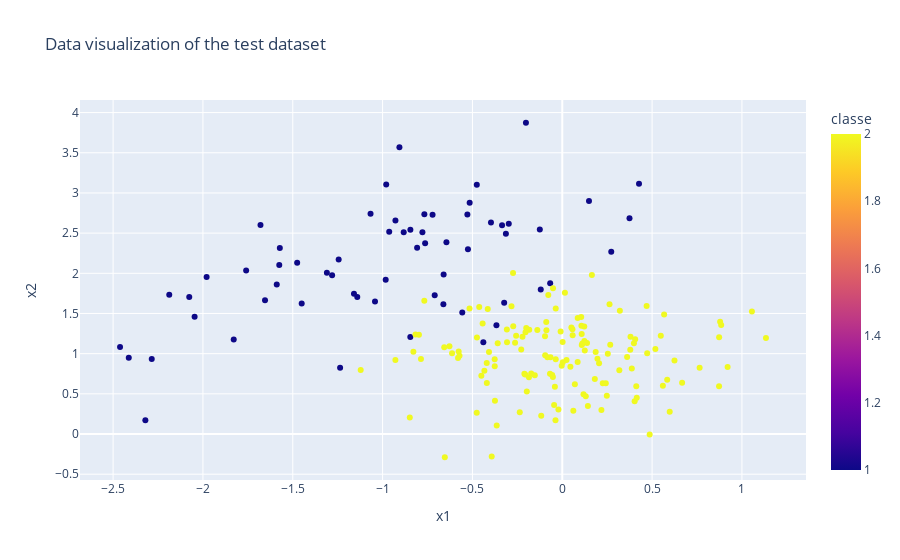

Write notebook code for a chart like this one.
### Code cell
px.scatter(df_test,x='x1',y='x2',color='classe',title='Data visualization of the test dataset')

### Figure 1 — Plotly figure (JSON) as saved in the notebook; plotly's stock layout.template omitted (floating-point values rounded to 4 significant figures; data arrays with more than 128 entries replaced by an {"elided": "..."} marker saying what was removed)
{"data": [{"hovertemplate": "x1=%{x}<br>x2=%{y}<br>classe=%{marker.color}<extra></extra>", "legendgroup": "", "marker": {"color": {"elided": "200 int values"}, "coloraxis": "coloraxis", "symbol": "circle"}, "mode": "markers", "name": "", "orientation": "v", "showlegend": false, "type": "scatter", "x": {"elided": "200 float values"}, "xaxis": "x", "y": {"elided": "200 float values"}, "yaxis": "y"}], "layout": {"coloraxis": {"colorbar": {"title": {"text": "classe"}}, "colorscale": [[0, "#0d0887"], [0.1111, "#46039f"], [0.2222, "#7201a8"], [0.3333, "#9c179e"], [0.4444, "#bd3786"], [0.5556, "#d8576b"], [0.6667, "#ed7953"], [0.7778, "#fb9f3a"], [0.8889, "#fdca26"], [1, "#f0f921"]]}, "legend": {"tracegroupgap": 0}, "title": {"text": "Data visualization of the test dataset"}, "xaxis": {"anchor": "y", "domain": [0, 1], "title": {"text": "x1"}}, "yaxis": {"anchor": "x", "domain": [0, 1], "title": {"text": "x2"}}}}
